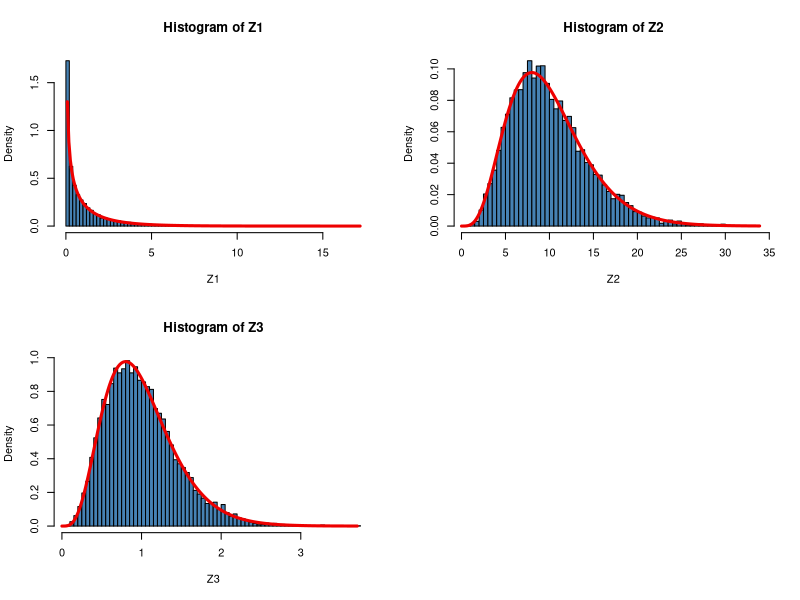
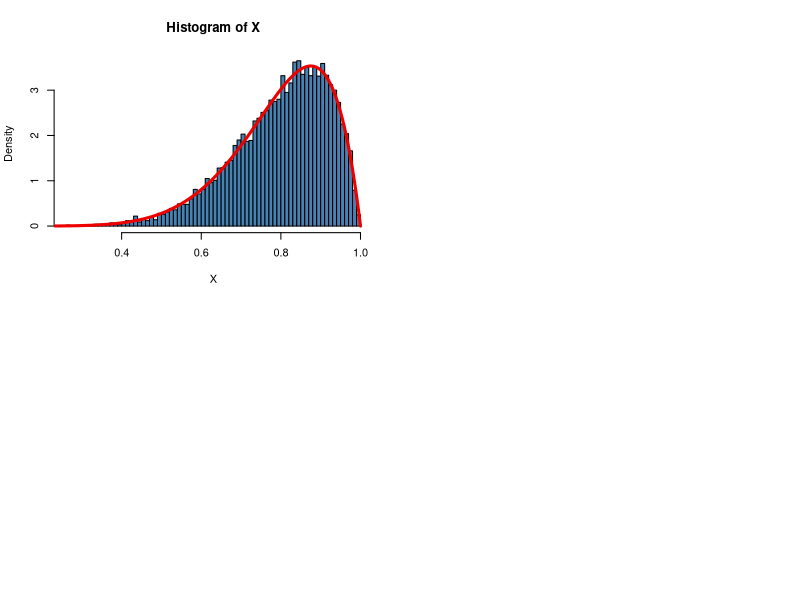

R code for these plots, in order:
# __________________________________________________________________________________________________
# 
# autor: Pedro Guarderas
# email: ajusworkopensource@gmail.com
# file: session_9.R
# 
# This program is free software; you can redistribute it and/or modify it under the 
# terms of the GNU General Public License as published by the Free Software Foundation; 
# either version 2 of the License, or (at your option) any later version.
# __________________________________________________________________________________________________
# 

#___________________________________________________________________________________________________
# Generación de variables aleatorias chi cuadrado
n<-10000
X<-rnorm( n, 0, 1 )
Z1<-X^2

G<-function( y, l, a ) {
  return( ( l * exp( -l * y ) * ( l * y )^(a-1) ) / gamma( a ) )
}

l<-1/2
a<-1/2
y1<-seq(0,max(Z1),length.out=200)
g1<-sapply( y1, FUN = G, l, a )

#___________________________________________________________________________________________________
# Generación de variables aleatorias sumas de chi cuadrados
N<-10000
n<-10
X<-matrix( rnorm( N * n, 0, 1 ), n, N )
X<-X^2
Z2<-colSums( X )

l<-1/2
a<-n/2
y2<-seq(0,max(Z2),length.out=200)
g2<-sapply( y2, FUN = G, l, a )

#___________________________________________________________________________________________________
# Generación de variables aleatorias medias de chi cuadrados
N<-10000
n<-10
X<-matrix( rnorm( N * n, 0, 1 ), n, N )
X<-X^2
Z3<-colMeans( X )

l<-n/2
a<-n/2
y3<-seq(0,max(Z3),length.out=200)
g3<-sapply( y3, FUN = G, l, a )

#___________________________________________________________________________________________________
# Generación de gráficos
layout( matrix(c(1,1,2,2,3,3,0,0), 2, 4, byrow = TRUE) )

hist( Z1, col = 'steelblue', breaks = 80, probability = TRUE )
points( y1, g1, type = 'l', col = 'red2', lwd = 3 )

hist( Z2, col = 'steelblue', breaks = 80, probability = TRUE )
points( y2, g2, type = 'l', col = 'red2', lwd = 3 )

hist( Z3, col = 'steelblue', breaks = 80, probability = TRUE )
points( y3, g3, type = 'l', col = 'red2', lwd = 3 )

rm( list = ls () )
gc()

#___________________________________________________________________________________________________
# Estandarización de una variable aleatoria
n<-10000
u<-3
s<-2
X<-rnorm( n, u, s )
Y<-( X - u ) / s

mean( X )
sd( X )

mean( Y )
sd( Y )

#___________________________________________________________________________________________________
# Simulación distribución beta
n<-10000
a<-8
b<-2
X<-rbeta( n, a, b )

x<-seq(0,1,length.out=200)
y<-sapply( x, FUN = dbeta, shape1 = a, shape2 = b )
hist( X, col = 'steelblue', breaks = 100, probability = TRUE )
points( x, y, type = 'l', col = 'red2', lwd = 3 )

y<-rgamma( 10000, shape = 8, scale = 2 )
y<-rgamma( 10000, shape = 8, rate = 2 )
mean(y)
var(y)
